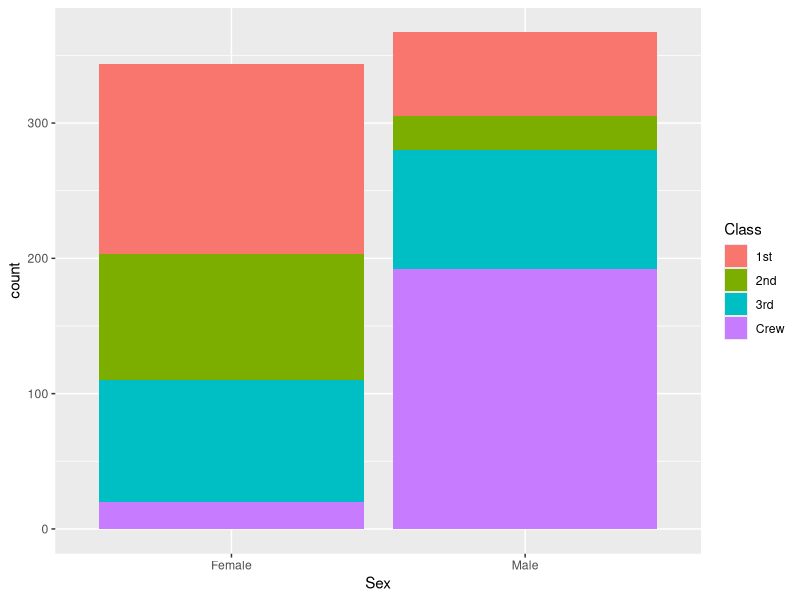
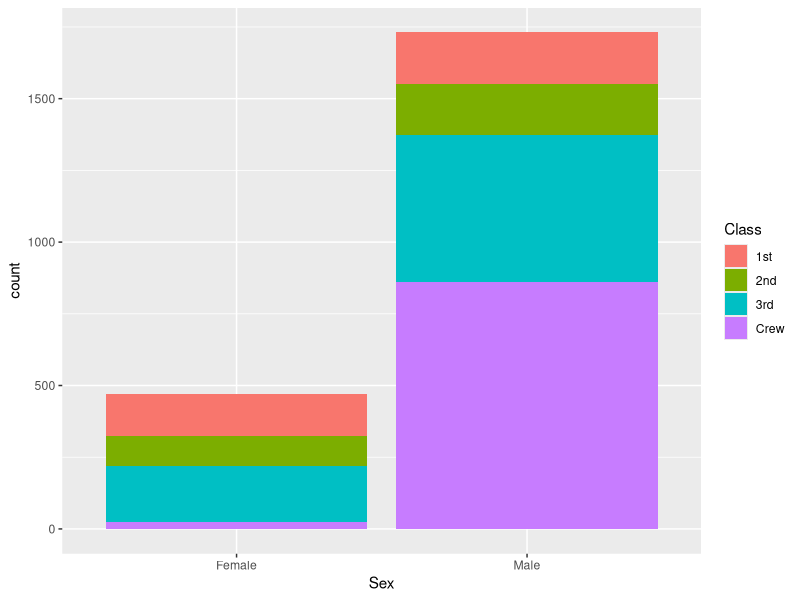
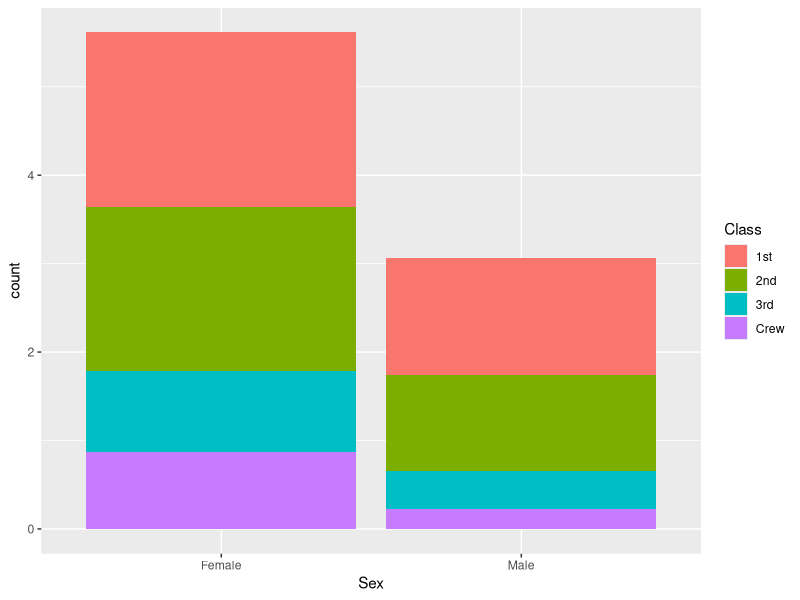
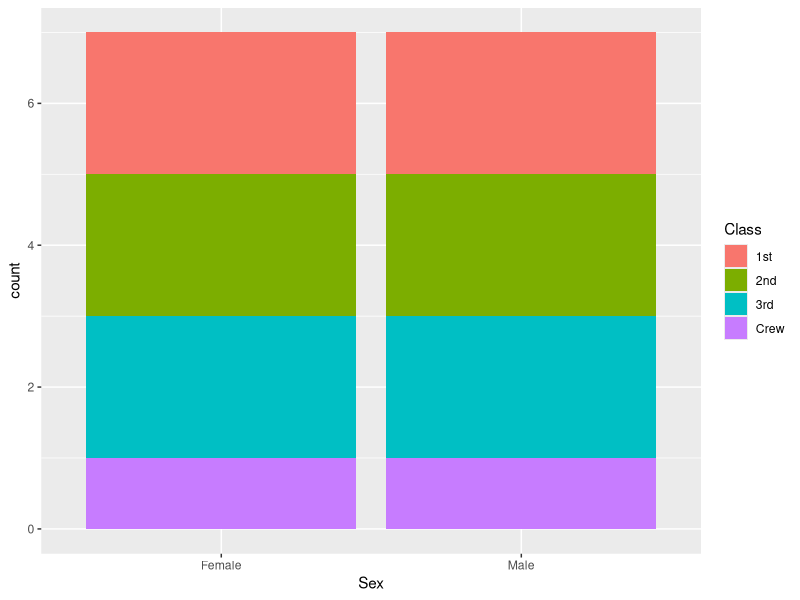
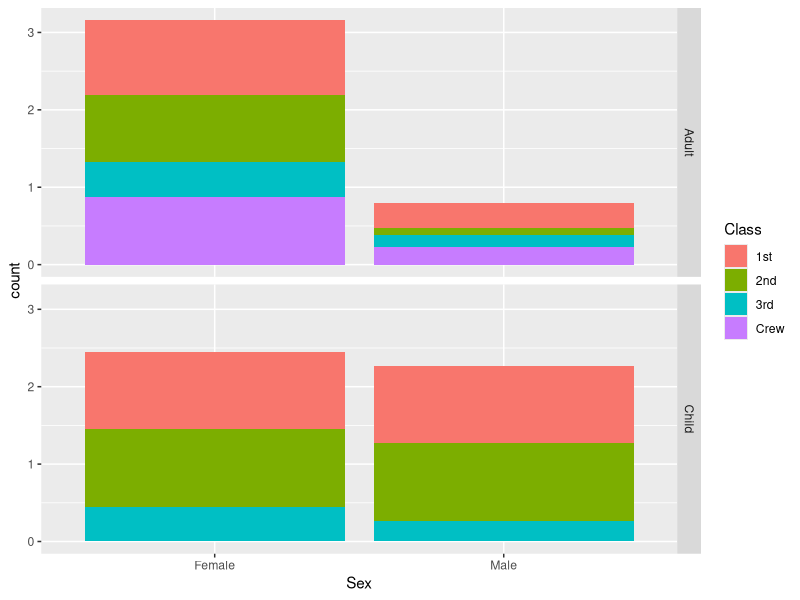

These figures' R source, in order:
## ---- chunk 1
library(tidyverse)

df_titanic <- as_tibble(Titanic)
## ---- chunk 2
## TASK: Perform a `glimpse` of df_titanic
df_titanic %>%
  glimpse()
## ---- chunk 3
## NOTE: No need to edit! We'll cover how to
## do this calculation in a later exercise.
df_titanic %>% summarize(total = sum(n))
## ---- chunk 4
# summary(df_titanic)
# df_titanic %>%
#   select(n, everything())
# test <- 
#   df_titanic %>%
#     filter(Survived == "Yes")
# 
# sex_vector = c(test %>% 
#     filter(Sex == "Female") %>%
#       select(n), 
#     test %>% 
#     filter(Sex == "Male") %>%
#       select(n))

## TASK: Visualize counts against `Class` and `Sex`
ggplot(
  data=df_titanic %>%
    filter(Survived == "Yes")
) +
  geom_bar(
    mapping = aes(
      x = Sex, # Sex,
      fill = Class, # Class,
      weight = n
    )
  )

df_titanic %>%
  ggplot(
    filter(Survived == "Yes"),
    mapping = aes(
      x = Sex, # Sex,
      fill = Class, # Class,
      weight = n
    )) +
  geom_bar()
## ---- chunk 5
## NOTE: No need to edit! We'll cover how to
## do this calculation in a later exercise.
df_prop <-
  df_titanic %>%
  group_by(Class, Sex, Age) %>%
  mutate(
    Total = sum(n),
    Prop = n / Total
  ) %>%
  ungroup()
df_prop
## ---- chunk 6
ggplot(
  data=df_prop %>%
    filter(Survived == "Yes")
) +
  geom_bar(
    mapping = aes(
      x = Sex, # Sex,
      fill = Class, # Class,
      weight = Prop
    )
  )

df_prop %>%
  ggplot(
      filter(Survived == "Yes"),
      mapping = aes(
        x = Sex, # Sex,
        fill = Class, # Class,
        weight = Prop
      )
) +
  geom_bar()
## ---- chunk 7
ggplot(
  data=df_prop %>%
    filter(Survived == "Yes")
) +
  geom_bar(
    mapping = aes(
      x = Sex, # Sex,
      fill = Class, # Class,
      weight = Prop
    )
  ) +
    facet_grid(rows = vars(Age))
